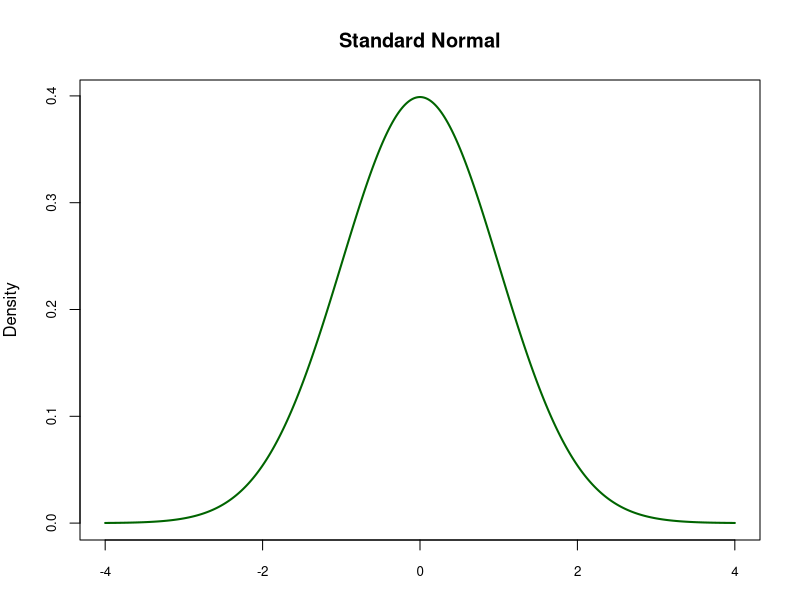

Write R code to recreate this figure. (Note: this script raises an error after producing the figure.)


# Make a fake Gaussian to test (?)
set.seed(3000)
xseq<-seq(-4,4,.01)
densities<-dnorm(xseq, 0,1)
cumulative<-pnorm(xseq, 0, 1)
randomdeviates<-rnorm(100,0,1)

par(mar=c(3,4,4,2), mfrow = c(1,1))

plot(xseq, densities, col="darkgreen",xlab="", ylab="Density", type="l",lwd=2, cex=2, main="Standard Normal", cex.axis=.8)

#####################################################################
# Fitting Gaussians

fitG = function(x, y, mu, sig, scale, ...){
  f = function(p){
    d = p[3] * dnorm(x, mean = p[1], sd = p[2])
    sum((d - y) ^ 2)
  }
  optim(c(mu, sig, scale), f)
}

# mu = mean
# sig = standard deviation
###################################################################

multorders <- c('LEPL', 'ORTH', 'ARAN','COLE', 'HEMI')


#----Test 1----

# Make plot/data of what you will fit normal curve to
prlepl15.weekly = meanDensityByWeek(amsurvey.pr[amsurvey.pr$surveyType == 'Visual',], 
                                    ordersToInclude = "LEPL", inputYear = 2015, inputSite = 117, plot = T, 
                                    plotVar = 'meanDensity', new = T, minLength = 5, lwd = 2,
                                    xlim = c(18,32), ylim = c(0,.2), ylab = "Mean density", main = 'PR LEPL by week')

# Fit a normal curve using least squares
gfit = fitG(prlepl15.weekly$week, prlepl15.weekly$meanDensity, weighted.mean(prlepl15.weekly$week, prlepl15.weekly$meanDensity),
            2, 3.5, control = list(maxit = 10000), method="L-BFGS-B", lower=c(0,0,0,0,0,0))

# Curve parameters
p = gfit$par
r2 = cor(prlepl15.weekly$week, p[3]*dnorm(prlepl15.weekly$week, p[1], p[2]))^2
totalDensity = sum(prlepl15.weekly$meanDensity)
lines(18:32, p[3]*dnorm(18:32, p[1], p[2]), col = 'blue') # make sure it appears on the right plot


#----Test 2----

# Make plot/data of what you will fit normal curve to
prlepl15.daily = meanDensityByDay(amsurvey.pr[amsurvey.pr$surveyType == 'Visual',], 
                                  ordersToInclude = "LEPL", inputYear = 2015, inputSite = 117, plot = T, 
                                  plotVar = 'meanDensity', new = T, minLength = 5, lwd = 2,
                                  xlim = c(130,210), ylim = c(0,.2), ylab = "Mean density", main = 'PR LEPL by day')

# Fit a normal curve using least squares
gfit2 = fitG(prlepl15.daily$julianday, prlepl15.daily$meanDensity, weighted.mean(prlepl15.daily$julianday, prlepl15.daily$meanDensity),
             20, 4, control = list(maxit = 10000), method="L-BFGS-B", lower=c(0,0,0,0,0,0))

# Curve parameters
p2 = gfit2$par
r2.2 = cor(prlepl15.daily$julianday, p2[3]*dnorm(prlepl15.daily$julianday, p2[1], p2[2]))^2
totalDensity = sum(prlepl15.daily$meanDensity)
lines(130:210, p2[3]*dnorm(130:210, p2[1], p2[2]), col = 'blue') # make sure it appears on the right plot

#----Test 3----

# Make plot/data of what you will fit normal curve to
prmult15.weekly = meanDensityByWeek(amsurvey.pr[amsurvey.pr$surveyType == 'Visual',], 
                                    ordersToInclude = multorders, inputYear = 2015, inputSite = 117, plot = T, 
                                    plotVar = 'meanDensity', new = T, minLength = 5, lwd = 2,
                                    xlim = c(18,32), ylim = c(.1,.7), ylab = "Mean density", main = 'PR mult by week')

# Fit a normal curve using least squares
gfit3 = fitG(prmult15.weekly$week, prmult15.weekly$meanDensity, weighted.mean(prmult15.weekly$week, prmult15.weekly$meanDensity),
             4, 10, control = list(maxit = 10000), method="L-BFGS-B", lower=c(0,0,0,0,0,0))

# Curve parameters
p3 = gfit3$par
r2.3 = cor(prmult15.weekly$week, p3[3]*dnorm(prmult15.weekly$week, p3[1], p3[2]))^2
totalDensity = sum(prmult15.weekly$meanDensity)
lines(18:32, p3[3]*dnorm(18:32, p3[1], p3[2]), col = 'blue') # make sure it appears on the right plot

